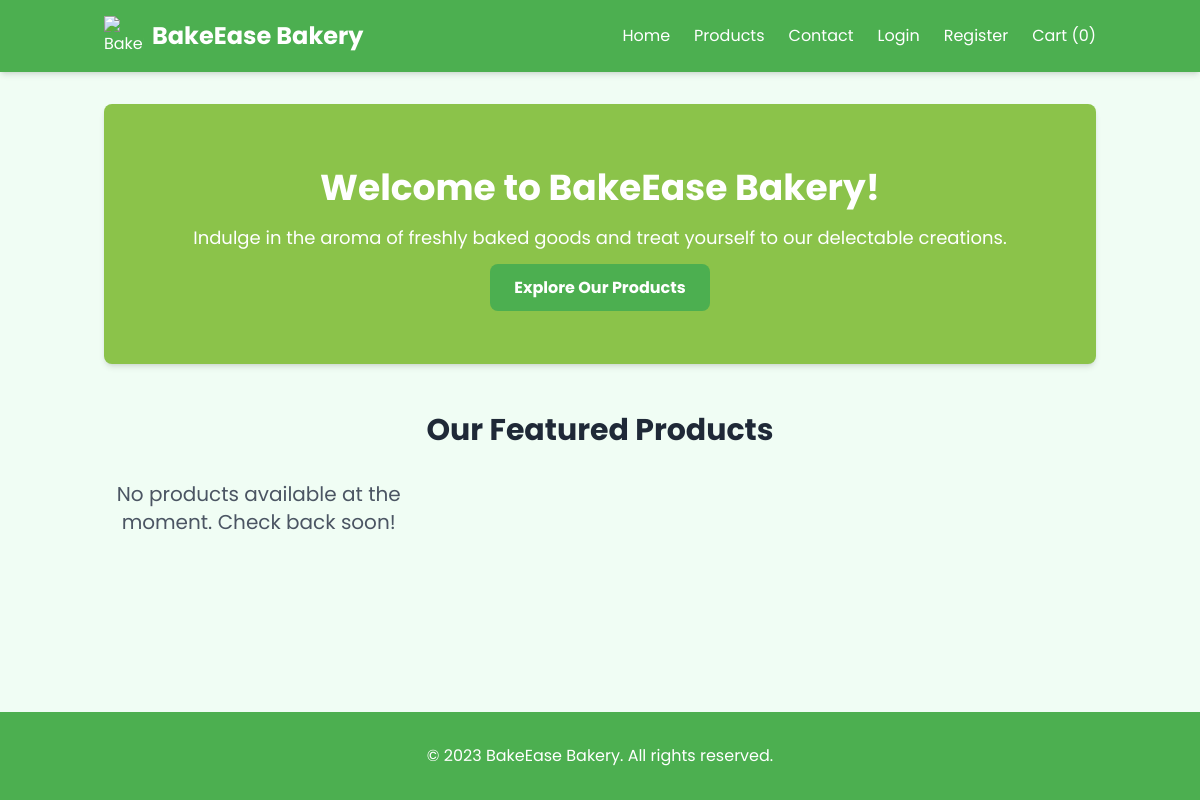
Page /views/user/index.php on the earlier database version.
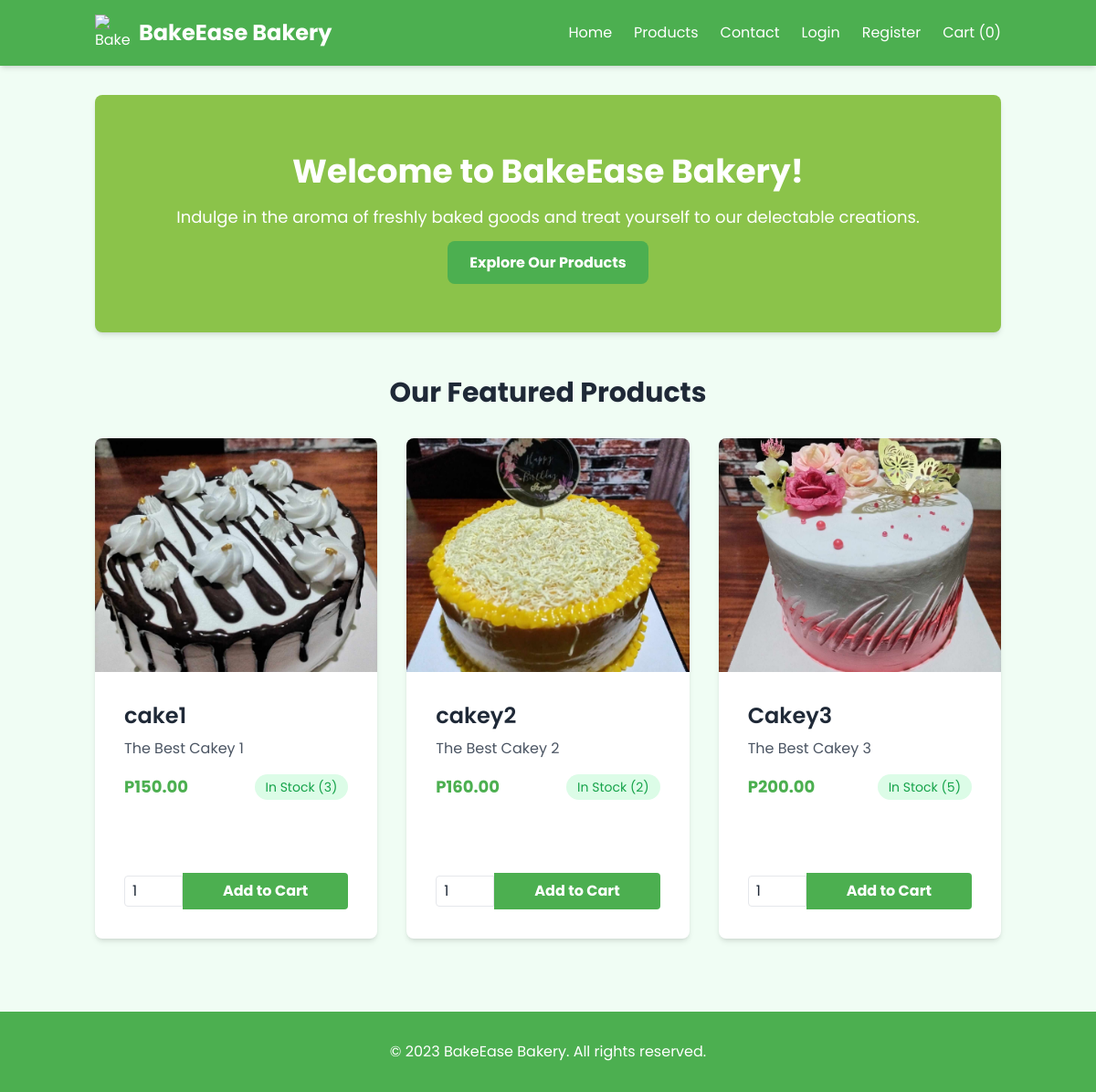
Same page on the later database version.
### tables this page shows
CREATE TABLE `products` (
  `id` int(11) NOT NULL,
  `name` varchar(255) NOT NULL,
  `description` text NOT NULL,
  `price` decimal(10,2) NOT NULL,
  `image` varchar(255) NOT NULL,
  `category_id` int(11) DEFAULT NULL,
  `featured` tinyint(1) DEFAULT 0,
  `quantity` int(11) DEFAULT 0
);

### Classes/Database.php (called while the page is built, shortened)
<?php
class Database {
    private $servername = "localhost";
    private $username = "root";
    private $password = "";
    private $dbname = "bakery_oop";
    public function __construct() {
        $this->conn = new mysqli($this->servername, $this->username, $this->password, $this->dbname);
    }
}
?>

### Classes/Product.php (called while the page is built, shortened)
<?php
require_once "Database.php";
class Product extends Database {
    public function getFeaturedProducts() {
        $sql = "SELECT * FROM products WHERE featured = 1";
        $result = $this->conn->query($sql);
        return ($result->num_rows > 0) ? $result->fetch_all(MYSQLI_ASSOC) : [];
    }
}
?>

### views/user/index.php (the view, shortened to what the changed rows need)
<?php
include '../../classes/Product.php';
$productObj = new Product();
$featuredProducts = $productObj->getFeaturedProducts();
$imageBaseUrl = 'http://localhost/bakery_oop/assets/images/';
?>
<!DOCTYPE html>
<html lang="en">
<head>
    <script src="https://cdn.tailwindcss.com"></script>
</head>
<body class="bg-green-50 text-gray-800 font-sans h-screen flex flex-col">
    <header class="bg-primary text-white shadow-md sticky top-0 z-50">
        <div class="container mx-auto px-4 py-4 flex justify-between items-center">
            <div class="logo flex items-center">
                <h1 class="text-2xl font-bold">BakeEase Bakery</h1>
            </div>
        </div>
    </header>
    <main class="container mx-auto px-4 py-8 flex-grow">
        <section class="hero mb-12">
            <div class="bg-secondary py-16 text-center rounded-lg shadow-md">
                <?php if (isset($_SESSION['user_id'])) : ?>
                        <h2 class="text-4xl font-bold text-white mb-4">Hi!, <?php echo htmlspecialchars($_SESSION['user_name']); ?>!</h2>
                        <p class="text-lg text-white mb-6">We're glad to see you . What Are You Craving Today?</p>
                <?php else: ?>
                    <h2 class="text-4xl font-bold text-white mb-4">Welcome to BakeEase Bakery!</h2>
                <?php endif; ?>
            </div>
        </section>
        <section class="featured-products">
            <h2 class="text-3xl font-bold text-center mb-8">Our Featured Products</h2>
            <div class="grid grid-cols-1 md:grid-cols-2 lg:grid-cols-3 gap-8">
                <?php if (!empty($featuredProducts)): ?>
                    <?php foreach ($featuredProducts as $product): ?>
                        <div class="bg-white rounded-lg shadow-md overflow-hidden transform hover:scale-105 transition-transform duration-300">
                            <a href="product_details.php?id=<?= $product['id'] ?>" class="block" onclick="updateNavigationStack(this.href); return true;">
                                <img src="<?= $imageBaseUrl . $product['image'] ?>" alt="<?= $product['name'] ?>" class="w-full h-64 object-cover">
                                <div class="p-8">
                                    <h3 class="text-2xl font-semibold mb-2"><?= $product['name'] ?></h3>
                                    <p class="text-gray-600 mb-4"><?= $product['description'] ?></p>
                                    <div class="flex justify-between items-center mb-4">
                                        <p class="text-primary font-bold text-lg">P<?= $product['price'] ?></p>
                                        <p class="text-sm">
                                            <?php if ($product['quantity'] > 0): ?>
                                                <span class="text-green-600 bg-green-100 px-3 py-1 rounded-full">In Stock (<?= $product['quantity'] ?>)</span>
                                            <?php else: ?>
                                                <span class="text-red-600 bg-red-100 px-3 py-1 rounded-full">Out of Stock</span>
                                            <?php endif; ?>
                                        </p>
                                    </div>
                                </div>
                            </a>
                            <?php if ($product['quantity'] > 0): ?>
                                <div class="flex items-center p-8">
                                    <input type='number' name='quantity' value='1' min='1' class="w-16 px-2 py-1 border rounded-l focus:outline-none focus:ring-2 focus:ring-primary" id="quantity-<?= $product['id'] ?>">
                                    <button type='button' onclick="addToCart(<?= $product['id'] ?>)" class='flex-grow bg-primary text-white font-bold py-2 px-4 rounded-r hover:bg-green-600 transition-colors focus:outline-none focus:ring-2 focus:ring-primary'>
                                        Add to Cart
                                    </button>
                                </div>
                            <?php else: ?>
                                <p class="text-red-600 font-bold text-center">Out of Stock</p>
                            <?php endif; ?>
                        </div>
                    <?php endforeach; ?>
                <?php else: ?>
                    <p class="text-center text-gray-600 text-xl">No products available at the moment. Check back soon!</p>
                <?php endif; ?>
            </div>
        </section>
    </main>
</body>
</html>

Differences in the rows shown:
added products: image (picture), name "cake1", description "The Best Cakey 1", price "150.00", quantity "3"
added products: image (picture), name "cakey2", description "The Best Cakey 2", price "160.00", quantity "2"
added products: image (picture), name "Cakey3", description "The Best Cakey 3", price "200.00", quantity "5"
Other differences:
text no longer shown: "No products available at the moment. Check back soon!"
